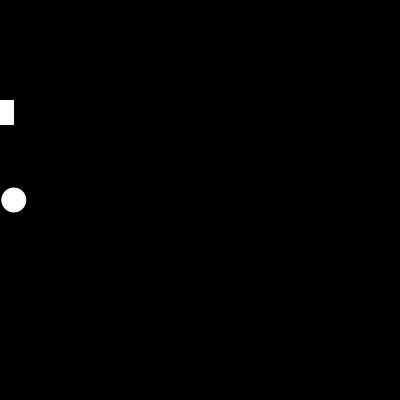
Frame 1 (no input)
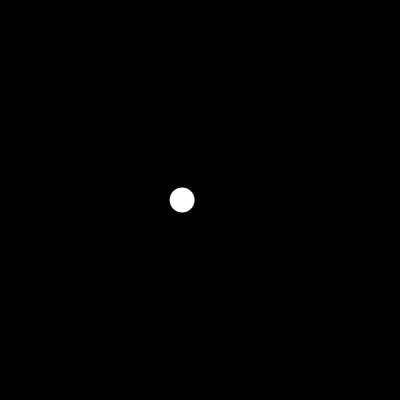
Frame 60 (the mouse pressed at the canvas centre just before this capture)
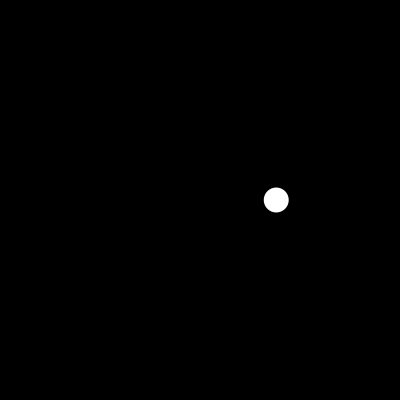
Frame 120 (the mouse held since frame 60 and released just before this capture)

The Processing sketch that drew these frames (run headless with seeded random() and noise(); from frame 60 on, the mouse is pressed at the canvas centre):

// Processing sketch: processing_11658
// ── processing_11658.pde


float value, target, value2, target2;

void setup(){
  size(400,400);
  smooth();
  noStroke();
  value = 10;
  target = width-10;
  value2 = 10;
  target2 = width+10;
}

void draw(){
  background(0);
  float velocity = (target - value) * 0.01;
  value += velocity;

  ellipse(value, height/2, 25, 25);

  float velocity2 = (target2 + value2) * 0.05;
  value2 -= velocity2;
  rect(value2, height/4, 25, 25);
}
